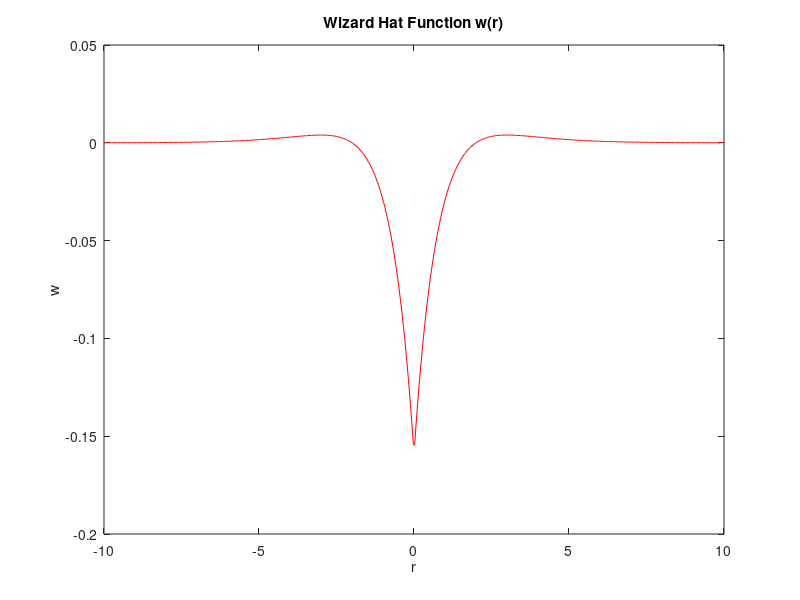

MATLAB code to generate this figure: (Note: this script raises an error after producing the figure.)
x=linspace(-10,10,500);
y = 1/(2*pi).*(abs(x)./2-1).*exp(-abs(x));
p=plot(x,y,'r');

%p(1).Marker='*';
title('Wizard Hat Function w(r)')
xlabel('r') 
ylabel('w') 
p.LineWidth=4